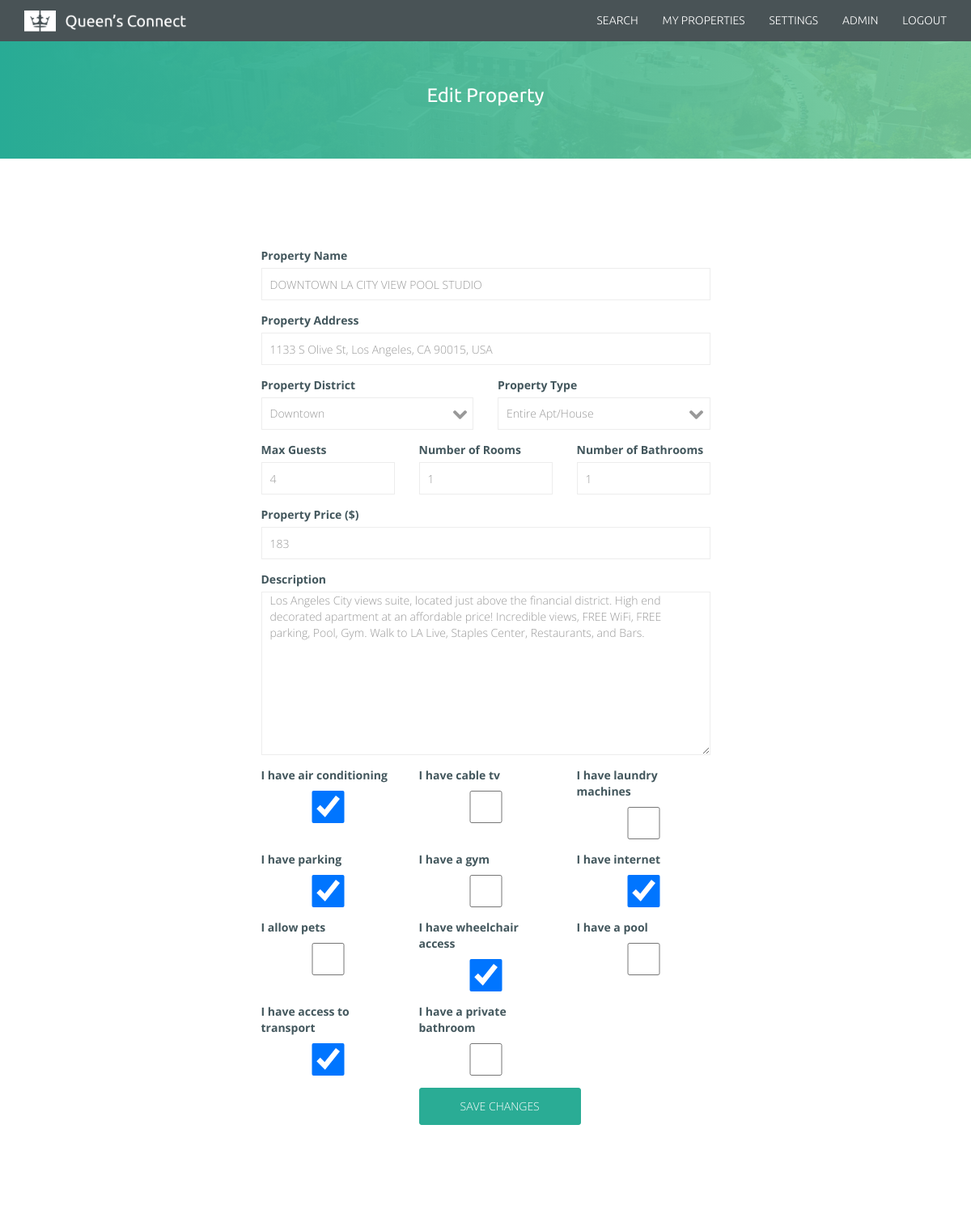
/?property=2&edit (signed in), run on the app's committed database.
### tables this page shows
CREATE TABLE `rental_properties` (
  `id` int(11) unsigned NOT NULL AUTO_INCREMENT,
  `name` varchar(255) NOT NULL,
  `supplier_id` int(11) unsigned NOT NULL,
  `address` varchar(255) NOT NULL,
  `district_id` int(11) unsigned NOT NULL,
  `property_type_id` int(2) unsigned NOT NULL,
  `num_guests` int(10) unsigned NOT NULL DEFAULT '0',
  `num_rooms` int(10) unsigned NOT NULL DEFAULT '0',
  `num_bathrooms` int(10) unsigned NOT NULL,
  `price` int(5) NOT NULL,
  `description` text NOT NULL,
  `has_air_conditioning` tinyint(11) NOT NULL DEFAULT '0',
  `has_cable_tv` tinyint(11) NOT NULL DEFAULT '0',
  `has_laundry_machines` tinyint(11) NOT NULL DEFAULT '0',
  `has_parking` tinyint(11) NOT NULL DEFAULT '0',
  `has_gym` tinyint(11) NOT NULL DEFAULT '0',
  `has_internet` tinyint(11) NOT NULL DEFAULT '0',
  `pets_allowed` tinyint(11) NOT NULL DEFAULT '0',
  `has_wheelchair_access` tinyint(11) NOT NULL DEFAULT '0',
  `has_pool` tinyint(11) NOT NULL DEFAULT '0',
  `has_transport_access` tinyint(11) NOT NULL DEFAULT '0',
  `has_private_bathroom` tinyint(11) NOT NULL DEFAULT '0',
  PRIMARY KEY (`id`),
  KEY `district_id` (`district_id`),
  KEY `supplier_id` (`supplier_id`),
  KEY `property_type_id` (`property_type_id`),
  CONSTRAINT `rental_properties_ibfk_1` FOREIGN KEY (`district_id`) REFERENCES `city_districts` (`id`),
  CONSTRAINT `rental_properties_ibfk_2` FOREIGN KEY (`supplier_id`) REFERENCES `users` (`id`),
  CONSTRAINT `rental_properties_ibfk_3` FOREIGN KEY (`property_type_id`) REFERENCES `rental_property_types` (`id`)
);

CREATE TABLE `city_districts` (
  `id` int(11) unsigned NOT NULL AUTO_INCREMENT,
  `district_name` varchar(255) NOT NULL DEFAULT '',
  `points_of_interest` text NOT NULL,
  PRIMARY KEY (`id`)
);

### classes/RentalProperty.php (called while the page is built, shortened)
<?php
class RentalProperty {
	private static $propertyTypes;
	private static $cityDistricts;
	public static function getPropertyTypes() {
		if (is_null(self::$propertyTypes)) {
			self::$propertyTypes = [];
			$pdo = DB::getHandle();
			$stmt = $pdo->query("SELECT id, property_type_name FROM rental_property_types ORDER BY property_type_name ASC");
			$results = $stmt->fetchAll();
			if ($results !== false) {
				foreach ($results as $row) {
					self::$propertyTypes[$row["id"]] = $row["property_type_name"];
				}
			}
		}
		return self::$propertyTypes;
	}
	public static function getCityDistricts() {
		if (is_null(self::$cityDistricts)) {
			self::$cityDistricts = [];
			$pdo = DB::getHandle();
			$stmt = $pdo->query("SELECT id, district_name, points_of_interest FROM city_districts ORDER BY district_name ASC");
			$results = $stmt->fetchAll();
			if ($results !== false) {
				foreach ($results as $row) {
					self::$cityDistricts[$row["id"]] = new CityDistrict($row["id"], $row["district_name"], $row["points_of_interest"]);
				}
			}
		}
		return self::$cityDistricts;
	}
	private $name;
	private $address;
	private $districtID;
	private $propertyTypeID;
	private $numGuests;
	private $numRooms;
	private $numBathrooms;
	private $price;
	private $description;
	private $hasAirConditioning;
	private $hasCableTV;
	private $hasLaundryMachines;
	private $hasParking;
	private $hasGym;
	private $hasInternet;
	private $petsAllowed;
	private $hasWheelchairAccess;
	private $hasPool;
	private $hasTransportAccess;
	private $hasPrivateBathroom;
	private static function withDatabaseRecord(array $row) {
		$temp = new self($row["name"], $row["supplier_id"], $row["address"], $row["district_id"], $row["property_type_id"], $row["num_guests"], $row["num_rooms"], $row["num_bathrooms"], $row["price"], $row["description"], $row);
		$temp->setID($row["id"]);
		return $temp;
	}
	public static function withID($id) {
		try {
			$pdo  = DB::getHandle();
			$stmt = $pdo->prepare("SELECT * FROM rental_properties WHERE id = :id");
			$stmt->bindParam(":id", $id);
			$stmt->execute();
			$result = $stmt->fetch();
			return self::withDatabaseRecord($result);
		} catch (PDOException $e) {
			throw new OutOfBoundsException("Invalid property ID supplied to RentalProperty::withID.");
		}
	}
	public function getName() {
		return $this->name;
	}
	public function getAddress() {
		return $this->address;
	}
	public function getDistrictID() {
		return $this->districtID;
	}
	public function getPropertyTypeID() {
		return $this->propertyTypeID;
	}
	public function getNumGuests() {
		return $this->numGuests;
	}
	public function getNumRooms() {
		return $this->numRooms;
	}
	public function getNumBathrooms() {
		return $this->numBathrooms;
	}
	public function getPrice() {
		return $this->price;
	}
	public function getDescription() {
		return $this->description;
	}
	public function getFeatures() {
		return [
			"has_air_conditioning"  => $this->hasAirConditioning  ? true : false,
			"has_cable_tv"          => $this->hasCableTV          ? true : false,
			"has_laundry_machines"  => $this->hasLaundryMachines  ? true : false,
			"has_parking"           => $this->hasParking          ? true : false,
			"has_gym"               => $this->hasGym              ? true : false,
			"has_internet"          => $this->hasInternet         ? true : false,
			"pets_allowed"          => $this->petsAllowed         ? true : false,
			"has_wheelchair_access" => $this->hasWheelchairAccess ? true : false,
			"has_pool"              => $this->hasPool             ? true : false,
			"has_transport_access"  => $this->hasTransportAccess  ? true : false,
			"has_private_bathroom"  => $this->hasPrivateBathroom  ? true : false,
		];
	}
	private function setID($id) {
		$id = (int) $id;
	}
	public function setName($name) {
		$this->name = $name;
	}
	public function setSupplierID($id) {
		$id = (int) $id;
	}
	public function setAddress($address) {
		$this->address = $address;
	}
	public function setDistrictID($id) {
		$id = (int) $id;
		$this->districtID = $id;
	}
	public function setPropertyTypeID($id) {
		$id = (int) $id;
		$this->propertyTypeID = $id;
	}
	public function setNumGuests($numGuests) {
		$numGuests = (int) $numGuests;
		$this->numGuests = $numGuests;
	}
	public function setNumRooms($numRooms) {
		$numRooms = (int) $numRooms;
		$this->numRooms = $numRooms;
	}
	public function setNumBathrooms($numBathrooms) {
		$numBathrooms = (int) $numBathrooms;
		$this->numBathrooms = $numBathrooms;
	}
	public function setPrice($price) {
		$price = (int) $price;
		$this->price = $price;
	}
	public function setDescription($text) {
		$this->description = $text;
	}
	public function setFeatures(array $features) {
		$this->hasAirConditioning  = $features["has_air_conditioning"]  ? 1 : 0;
		$this->hasCableTV          = $features["has_cable_tv"]          ? 1 : 0;
		$this->hasLaundryMachines  = $features["has_laundry_machines"]  ? 1 : 0;
		$this->hasParking          = $features["has_parking"]           ? 1 : 0;
		$this->hasGym              = $features["has_gym"]               ? 1 : 0;
		$this->hasInternet         = $features["has_internet"]          ? 1 : 0;
		$this->petsAllowed         = $features["pets_allowed"]          ? 1 : 0;
		$this->hasWheelchairAccess = $features["has_wheelchair_access"] ? 1 : 0;
		$this->hasPool             = $features["has_pool"]              ? 1 : 0;
		$this->hasTransportAccess  = $features["has_transport_access"]  ? 1 : 0;
		$this->hasPrivateBathroom  = $features["has_private_bathroom"]  ? 1 : 0;
	}
}

### classes/Validate.php (called while the page is built, shortened)
<?php
class Validate {
	public static function int($value) {
		if (is_int($value)) {
			return true;
		}
		if (is_string($value) && ctype_digit($value)) {
			return true;
		}
		return false;
	}
	public static function plainText($string, $allowEmpty = false) {
		return ($string === strip_tags($string));
	}
}

### classes/CityDistrict.php (called while the page is built, shortened)
<?php
class CityDistrict {
	private $districtName;
	public function getName() {
		return $this->districtName;
	}
	private function setID($id) {
		$id = (int) $id;
	}
	public function setName($districtName) {
		$this->districtName = $districtName;
	}
}

### pages/editproperty.php (the view, shortened to what this page needs)
<?php
$property = (int) $_GET["property"];
try {
	$property = RentalProperty::withID($property);
} catch (Exception $e) {
	Session::redirect("./");
}
$features = $property->getFeatures();
include "pages/header.php";
include "pages/banner.php";
?>
<div class="huge-padding"></div>
    <div class="container">
        <form action="" method="post">
        <div class="row">
          <div class="col-md-6 col-md-offset-3">
	          <label for="pname">Property Name</label>
	          <input class="form-control" type="text" id="pname" name="propertyname" value="<?php echo $property->getName(); ?>" required>
          </div>
        </div>
        <div class="row">
          <div class="col-md-6 col-md-offset-3">
	          <label for="address">Property Address</label>
	          <input class="form-control" type="text" id="address" name="propertyaddress" value="<?php echo $property->getAddress(); ?>" required>
          </div>
        </div>
        <div class="row">
          <div class="col-md-3 col-md-offset-3"><label for="district">Property District</label>
            <select class="form-control select-search-form" name="propertydistrict" id="district">
			<?php foreach (RentalProperty::getCityDistricts() as $districtID => $district) { ?>
				<option value="<?php echo $districtID; ?>" <?php if ($districtID == $property->getDistrictID()) echo 'selected'; ?>><?php echo $district->getName(); ?></option>
			<?php } ?>
			</select>
          </div>
          <div class="col-md-3"><label for="propertytype">Property Type</label>
            <select class="form-control select-search-form" name="type" id="propertytype">
			<?php foreach (RentalProperty::getPropertyTypes() as $typeID => $typeName) { ?>
				<option value="<?php echo $typeID; ?>" <?php if ($typeID == $property->getPropertyTypeID()) echo 'selected'; ?>><?php echo $typeName; ?></option>
			<?php } ?>
			</select>
          </div>
        </div>
        <div class="row">
          <div class="col-md-2 col-md-offset-3"><label for="numguest">Max Guests</label>
            <input class="form-control" type="number" id="numguest" name="numberofguest" value="<?php echo $property->getNumGuests(); ?>" required>
          </div>
          <div class="col-md-2"><label for="numroom">Number of Rooms</label>
            <input class="form-control" type="number" id="numroom" name="numberofroom" value="<?php echo $property->getNumRooms(); ?>" required>
          </div>
          <div class="col-md-2"><label for="numbathroom">Number of Bathrooms</label>
            <input class="form-control" type="number" id="numbathroom" name="numberofbathroom" value="<?php echo $property->getNumBathrooms(); ?>" required>
          </div>
        </div>
        <div class="row">
          <div class="col-md-6 col-md-offset-3"><label for="propertyprice">Property Price ($)</label>
            <input class="form-control" type="number" id="propertyprice" name="price" required value="<?php echo $property->getPrice(); ?>">
          </div>
        </div>
        <div class="row">
          <div class="col-md-6 col-md-offset-3"><label for="propertydesc">Description</label>
            <textarea class="form-control" id="propertydesc" name="description" required rows="10"><?php echo $property->getDescription(); ?></textarea>
          </div>
        </div>
        <div class="row">
          <div class="col-md-2 col-md-offset-3"><label for="featuresairconditioning">I have air conditioning</label>
            <input class="form-control bottom-mar" type="checkbox" id="featuresairconditioning" name="airconditioning" <?php if ($features["has_air_conditioning"]) echo 'checked'; ?>>
          </div>
          <div class="col-md-2"><label for="featurescabletv">I have cable tv</label>
            <input class="form-control bottom-mar" type="checkbox" id="featurescabletv" name="cabletv" <?php if ($features["has_cable_tv"]) echo 'checked'; ?>>
          </div>
          <div class="col-md-2"><label for="featureslaundrymachines">I have laundry machines</label>
            <input class="form-control bottom-mar" type="checkbox" id="featureslaundrymachines" name="laundrymachines" <?php if ($features["has_laundry_machines"]) echo 'checked'; ?>>
          </div>
        </div>
        <div class="row">
          <div class="col-md-2 col-md-offset-3"><label for="featuresparking">I have parking</label>
            <input class="form-control bottom-mar" type="checkbox" id="featuresparking" name="parking" <?php if ($features["has_parking"]) echo 'checked'; ?>>
          </div>
          <div class="col-md-2"><label for="featuresgym">I have a gym</label>
            <input class="form-control bottom-mar" type="checkbox" id="featuresgym" name="gym" <?php if ($features["has_gym"]) echo 'checked'; ?>>
          </div>
          <div class="col-md-2"><label for="featuresinternet">I have internet</label>
            <input class="form-control bottom-mar" type="checkbox" id="featuresinternet" name="internet" <?php if ($features["has_internet"]) echo 'checked'; ?>>
          </div>
        </div>
        <div class="row">
          <div class="col-md-2 col-md-offset-3"><label for="featurespets">I allow pets</label>
            <input class="form-control bottom-mar" type="checkbox" id="featurespets" name="pets" <?php if ($features["pets_allowed"]) echo 'checked'; ?>>
          </div>
          <div class="col-md-2"><label for="featureswheelchairaccess">I have wheelchair access</label>
            <input class="form-control bottom-mar" type="checkbox" id="featureswheelchairaccess" name="wheelchairaccess" <?php if ($features["has_wheelchair_access"]) echo 'checked'; ?>>
          </div>
          <div class="col-md-2"><label for="featurespool">I have a pool</label>
            <input class="form-control bottom-mar" type="checkbox" id="featurespool" name="pool" <?php if ($features["has_pool"]) echo 'checked'; ?>>
          </div>
        </div>
        <div class="row">
          <div class="col-md-2 col-md-offset-3"><label for="featurestransportaccess">I have access to transport</label>
            <input class="form-control bottom-mar" type="checkbox" id="featurestransportaccess" name="transportaccess" <?php if ($features["has_transport_access"]) echo 'checked'; ?>>
          </div>
          <div class="col-md-2"><label for="featuresprivatebathroom">I have a private bathroom</label>
            <input class="form-control bottom-mar" type="checkbox" id="featuresprivatebathroom" name="privatebathroom" <?php if ($features["has_private_bathroom"]) echo 'checked'; ?>>
          </div>
        </div>
        <div class="row">
        	<div class="col-md-3 col-md-offset-5"><button class="btn register-btn" type="submit">Save Changes</button></div>
        </div>
        </form>
        <div class="huge-padding"></div>
    </div>
<?php
include "pages/footer.php";

### qbnb_website/css/style.css (style rules this page uses)
html, body { height: 100%; }
body { margin: 0; font-family: "Open Sans"; font-size: 14px; color: #43575d; -webkit-font-smoothing: antialiased; }
input { display: block; margin-bottom: 15px; }
.form-control { font-family: "Open Sans"; font-weight: 300; color: #999999; padding: 0 10px; height: 40px; border-radius: 0px; border-color: #ededed; box-shadow: none; }
.btn { border-radius: 3px; border-width: 1.5px; font-size: 14px; text-transform: uppercase; padding: 12px 50px }
.register-btn { background-color: #2aac95; border-color: #2aac95; color: #fff; font-weight: 300; }
.huge-padding { padding: 55px; }
textarea, .bottom-mar { margin-bottom: 15px!important; }
.select-search-form { border-radius: 0px; -webkit-appearance: none; background-image: url("../images/arrow_down.svg"); background-repeat: no-repeat; background-size: 17px; margin-right: 20px; background-position: 97% 59%; margin-bottom: 15px; }

### data on the page
rental_properties: propertyname "DOWNTOWN LA CITY VIEW POOL STUDIO", propertyaddress "1133 S Olive St, Los Angeles, CA 90015, USA", propertydistrict "Downtown", type "Entire Apt/House", numberofguest "4", numberofroom "1", numberofbathroom "1", price "183", description "Los Angeles City views suite, located just above the financial district. High end decorated apartment at an affordable price! Incredible views, FREE WiFi, FREE parking, Pool, Gym. Walk to LA Live, Staples Center, Restaurants, and Bars."

### other printed values
$bannerText "Edit Property"
